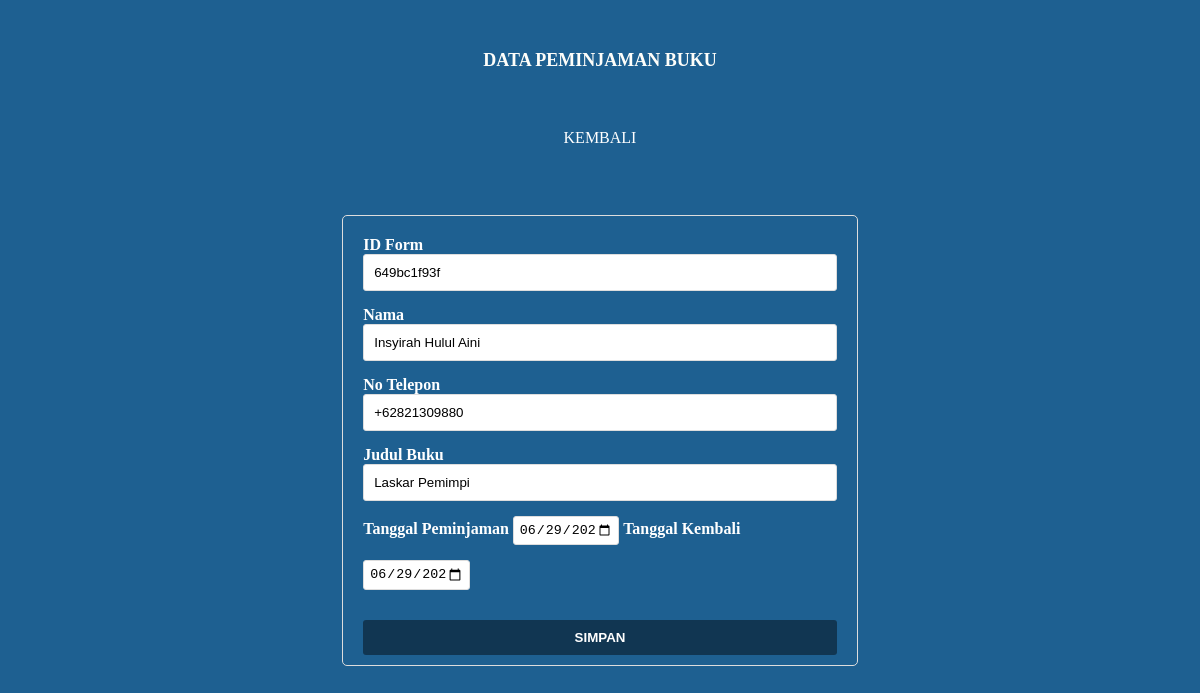
Page /edit.php?id_form=649bc1f93f on the committed database.
### tables this page shows
CREATE TABLE `form_pinjam` (
  `nama` varchar(30) NOT NULL,
  `id` int(11) NOT NULL,
  `telp` varchar(15) NOT NULL,
  `id_form` varchar(10) NOT NULL,
  `jd_buku` varchar(25) NOT NULL,
  `tgl_pinjam` date NOT NULL,
  `tgl_kembali` date DEFAULT NULL
);

### edit.php (the view, shortened to what this page needs)
<!DOCTYPE html>
<html>
<head>
</head>
<body class="baseform">
	<center><h2 class="jdformbase">DATA PEMINJAMAN BUKU</h2>
	<br/>
	<a href="databaseform.php">KEMBALI</a>
	<br/>
	<br/>
	<?php
	include 'koneksi.php';
	$id_form = $_GET['id_form'];
	$data = mysqli_query($koneksi, "SELECT * FROM form_pinjam WHERE id_form='$id_form'");
	while($d = mysqli_fetch_array($data)){
		?>
		<form class="formedit" method="post" action="update.php" enctype="multipart/form-data">
			<label>ID Form</label>
			<input type="text" name="id_form" value="<?php echo $d['id_form']; ?>">
			<label>Nama</label>
			<input type="text" name="nama" value="<?php echo $d['nama']; ?>">
			<label>No Telepon</label>
			<input type="text" name="telp" value="<?php echo $d['telp']; ?>">
			<label>Judul Buku</label>
			<input type="text" name="jd_buku" value="<?php echo $d['jd_buku']; ?>">
			<label>Tanggal Peminjaman</label>
			<input type="date" name="tgl_pinjam" value="<?php echo $d['tgl_pinjam']; ?>">
			<label>Tanggal Kembali</label>
			<input type="date" name="tgl_kembali" value="<?php echo $d['tgl_kembali']; ?>">
			<input type="submit" value="SIMPAN">
		</form>
		<?php
	}
	?>
</body>
</html>

### edit.php (style rules this page uses)
a { text-decoration: none; color: white; }
.jdformbase { margin-top: 50px; color: #FEFEFA; font-family: arial black; font-size: 18px; margin-bottom: 40px; }
.baseform { background-color: #1e6091; }
h2 { text-align: center; }
.formedit { width: 40%; padding: 20px; border: 1px solid #ddd; border-radius: 5px; color: white; font-weight: bold; text-align: left; padding-bottom: 10px; }
input[type=text], input[type=number] { width: 100%; padding: 10px; border: 1px solid #ddd; border-radius: 3px; margin-bottom: 15px; box-sizing: border-box; }
input[type=date] { width: 22.5%; padding: 5px; border: 1px solid #ddd; border-radius: 3px; margin-bottom: 15px; box-sizing: border-box; }
input[type=submit] { background-color: #00000070; color: #fff; padding: 10px; margin-top: 15px; border: none; border-radius: 3px; cursor: pointer; width: 100%; box-sizing: border-box; font-weight: bold; }

### rows in the picture
form_pinjam: id_form "649bc1f93f", nama "Insyirah Hulul Aini", telp "+62821309880", jd_buku "Laskar Pemimpi", tgl_pinjam "06/29/2023", tgl_kembali "06/29/2023"
